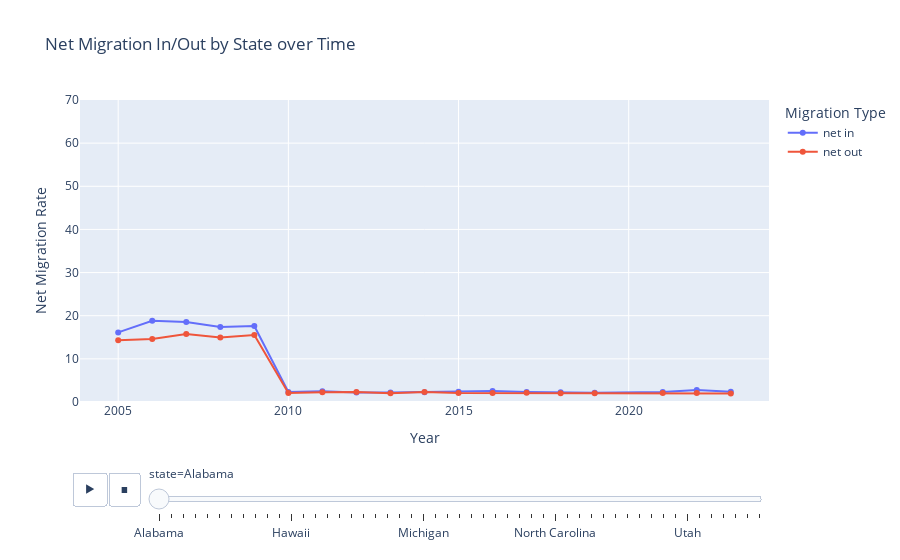

Notebook source saved alongside this figure:
### Code cell
df_long = mig_rates.melt(
    id_vars=["state", "year"],
    value_vars=["net in", "net out"],
    var_name="direction",
    value_name="rate"
)

fig = px.line(
    df_long,
    x="year",
    y="rate",
    color="direction",
    animation_frame="state", 
    title="Net Migration In/Out by State over Time",
    markers=True
)

fig.update_layout(
    xaxis=dict(title="Year"),
    yaxis=dict(title="Net Migration Rate"),
    transition={"duration": 500},
    legend_title_text="Migration Type",
    yaxis_range=[0, 70]
)

fig.show()
df_long

### Figure 1 — Plotly figure (JSON) as saved in the notebook; plotly's stock layout.template omitted (floating-point values rounded to 4 significant figures)
{"data": [{"hovertemplate": "direction=net in<br>state=Alabama<br>year=%{x}<br>rate=%{y}<extra></extra>", "legendgroup": "net in", "line": {"color": "#636efa", "dash": "solid"}, "marker": {"symbol": "circle"}, "mode": "lines+markers", "name": "net in", "orientation": "v", "showlegend": true, "type": "scatter", "x": [2005, 2006, 2007, 2008, 2009, 2010, 2011, 2012, 2013, 2014, 2015, 2016, 2017, 2018, 2019, 2021, 2022, 2023], "xaxis": "x", "y": [16.13, 18.84, 18.57, 17.41, 17.63, 2.299, 2.481, 2.195, 2.177, 2.252, 2.392, 2.541, 2.32, 2.262, 2.161, 2.318, 2.773, 2.361], "yaxis": "y"}, {"hovertemplate": "direction=net out<br>state=Alabama<br>year=%{x}<br>rate=%{y}<extra></extra>", "legendgroup": "net out", "line": {"color": "#EF553B", "dash": "solid"}, "marker": {"symbol": "circle"}, "mode": "lines+markers", "name": "net out", "orientation": "v", "showlegend": true, "type": "scatter", "x": [2005, 2006, 2007, 2008, 2009, 2010, 2011, 2012, 2013, 2014, 2015, 2016, 2017, 2018, 2019, 2021, 2022, 2023], "xaxis": "x", "y": [14.33, 14.62, 15.75, 14.93, 15.54, 2.108, 2.263, 2.297, 2.043, 2.335, 2.111, 2.093, 2.116, 2.043, 2.043, 2.104, 2.07, 1.985], "yaxis": "y"}], "layout": {"legend": {"title": {"text": "Migration Type"}, "tracegroupgap": 0}, "sliders": [{"active": 0, "currentvalue": {"prefix": "state="}, "len": 0.9, "pad": {"b": 10, "t": 60}, "steps": [{"args": [["Alabama"], {"frame": {"duration": 0, "redraw": false}, "fromcurrent": true, "mode": "immediate", "transition": {"duration": 0, "easing": "linear"}}], "label": "Alabama", "method": "animate"}, {"args": [["Alaska"], {"frame": {"duration": 0, "redraw": false}, "fromcurrent": true, "mode": "immediate", "transition": {"duration": 0, "easing": "linear"}}], "label": "Alaska", "method": "animate"}, {"args": [["Arizona"], {"frame": {"duration": 0, "redraw": false}, "fromcurrent": true, "mode": "immediate", "transition": {"duration": 0, "easing": "linear"}}], "label": "Arizona", "method": "animate"}, {"args": [["Arkansas"], {"frame": {"duration": 0, "redraw": false}, "fromcurrent": true, "mode": "immediate", "transition": {"duration": 0, "easing": "linear"}}], "label": "Arkansas", "method": "animate"}, {"args": [["California"], {"frame": {"duration": 0, "redraw": false}, "fromcurrent": true, "mode": "immediate", "transition": {"duration": 0, "easing": "linear"}}], "label": "California", "method": "animate"}, {"args": [["Colorado"], {"frame": {"duration": 0, "redraw": false}, "fromcurrent": true, "mode": "immediate", "transition": {"duration": 0, "easing": "linear"}}], "label": "Colorado", "method": "animate"}, {"args": [["Connecticut"], {"frame": {"duration": 0, "redraw": false}, "fromcurrent": true, "mode": "immediate", "transition": {"duration": 0, "easing": "linear"}}], "label": "Connecticut", "method": "animate"}, {"args": [["Delaware"], {"frame": {"duration": 0, "redraw": false}, "fromcurrent": true, "mode": "immediate", "transition": {"duration": 0, "easing": "linear"}}], "label": "Delaware", "method": "animate"}, {"args": [["District of Columbia "], {"frame": {"duration": 0, "redraw": false}, "fromcurrent": true, "mode": "immediate", "transition": {"duration": 0, "easing": "linear"}}], "label": "District of Columbia ", "method": "animate"}, {"args": [["Florida"], {"frame": {"duration": 0, "redraw": false}, "fromcurrent": true, "mode": "immediate", "transition": {"duration": 0, "easing": "linear"}}], "label": "Florida", "method": "animate"}, {"args": [["Georgia"], {"frame": {"duration": 0, "redraw": false}, "fromcurrent": true, "mode": "immediate", "transition": {"duration": 0, "easing": "linear"}}], "label": "Georgia", "method": "animate"}, {"args": [["Hawaii"], {"frame": {"duration": 0, "redraw": false}, "fromcurrent": true, "mode": "immediate", "transition": {"duration": 0, "easing": "linear"}}], "label": "Hawaii", "method": "animate"}, {"args": [["Idaho"], {"frame": {"duration": 0, "redraw": false}, "fromcurrent": true, "mode": "immediate", "transition": {"duration": 0, "easing": "linear"}}], "label": "Idaho", "method": "animate"}, {"args": [["Illinois"], {"frame": {"duration": 0, "redraw": false}, "fromcurrent": true, "mode": "immediate", "transition": {"duration": 0, "easing": "linear"}}], "label": "Illinois", "method": "animate"}, {"args": [["Indiana"], {"frame": {"duration": 0, "redraw": false}, "fromcurrent": true, "mode": "immediate", "transition": {"duration": 0, "easing": "linear"}}], "label": "Indiana", "method": "animate"}, {"args": [["Iowa"], {"frame": {"duration": 0, "redraw": false}, "fromcurrent": true, "mode": "immediate", "transition": {"duration": 0, "easing": "linear"}}], "label": "Iowa", "method": "animate"}, {"args": [["Kansas"], {"frame": {"duration": 0, "redraw": false}, "fromcurrent": true, "mode": "immediate", "transition": {"duration": 0, "easing": "linear"}}], "label": "Kansas", "method": "animate"}, {"args": [["Kentucky"], {"frame": {"duration": 0, "redraw": false}, "fromcurrent": true, "mode": "immediate", "transition": {"duration": 0, "easing": "linear"}}], "label": "Kentucky", "method": "animate"}, {"args": [["Louisiana"], {"frame": {"duration": 0, "redraw": false}, "fromcurrent": true, "mode": "immediate", "transition": {"duration": 0, "easing": "linear"}}], "label": "Louisiana", "method": "animate"}, {"args": [["Maine"], {"frame": {"duration": 0, "redraw": false}, "fromcurrent": true, "mode": "immediate", "transition": {"duration": 0, "easing": "linear"}}], "label": "Maine", "method": "animate"}, {"args": [["Maryland"], {"frame": {"duration": 0, "redraw": false}, "fromcurrent": true, "mode": "immediate", "transition": {"duration": 0, "easing": "linear"}}], "label": "Maryland", "method": "animate"}, {"args": [["Massachusetts"], {"frame": {"duration": 0, "redraw": false}, "fromcurrent": true, "mode": "immediate", "transition": {"duration": 0, "easing": "linear"}}], "label": "Massachusetts", "method": "animate"}, {"args": [["Michigan"], {"frame": {"duration": 0, "redraw": false}, "fromcurrent": true, "mode": "immediate", "transition": {"duration": 0, "easing": "linear"}}], "label": "Michigan", "method": "animate"}, {"args": [["Minnesota"], {"frame": {"duration": 0, "redraw": false}, "fromcurrent": true, "mode": "immediate", "transition": {"duration": 0, "easing": "linear"}}], "label": "Minnesota", "method": "animate"}, {"args": [["Mississippi"], {"frame": {"duration": 0, "redraw": false}, "fromcurrent": true, "mode": "immediate", "transition": {"duration": 0, "easing": "linear"}}], "label": "Mississippi", "method": "animate"}, {"args": [["Missouri"], {"frame": {"duration": 0, "redraw": false}, "fromcurrent": true, "mode": "immediate", "transition": {"duration": 0, "easing": "linear"}}], "label": "Missouri", "method": "animate"}, {"args": [["Montana"], {"frame": {"duration": 0, "redraw": false}, "fromcurrent": true, "mode": "immediate", "transition": {"duration": 0, "easing": "linear"}}], "label": "Montana", "method": "animate"}, {"args": [["Nebraska"], {"frame": {"duration": 0, "redraw": false}, "fromcurrent": true, "mode": "immediate", "transition": {"duration": 0, "easing": "linear"}}], "label": "Nebraska", "method": "animate"}, {"args": [["Nevada"], {"frame": {"duration": 0, "redraw": false}, "fromcurrent": true, "mode": "immediate", "transition": {"duration": 0, "easing": "linear"}}], "label": "Nevada", "method": "animate"}, {"args": [["New Hampshire"], {"frame": {"duration": 0, "redraw": false}, "fromcurrent": true, "mode": "immediate", "transition": {"duration": 0, "easing": "linear"}}], "label": "New Hampshire", "method": "animate"}, {"args": [["New Jersey"], {"frame": {"duration": 0, "redraw": false}, "fromcurrent": true, "mode": "immediate", "transition": {"duration": 0, "easing": "linear"}}], "label": "New Jersey", "method": "animate"}, {"args": [["New Mexico"], {"frame": {"duration": 0, "redraw": false}, "fromcurrent": true, "mode": "immediate", "transition": {"duration": 0, "easing": "linear"}}], "label": "New Mexico", "method": "animate"}, {"args": [["New York"], {"frame": {"duration": 0, "redraw": false}, "fromcurrent": true, "mode": "immediate", "transition": {"duration": 0, "easing": "linear"}}], "label": "New York", "method": "animate"}, {"args": [["North Carolina"], {"frame": {"duration": 0, "redraw": false}, "fromcurrent": true, "mode": "immediate", "transition": {"duration": 0, "easing": "linear"}}], "label": "North Carolina", "method": "animate"}, {"args": [["North Dakota"], {"frame": {"duration": 0, "redraw": false}, "fromcurrent": true, "mode": "immediate", "transition": {"duration": 0, "easing": "linear"}}], "label": "North Dakota", "method": "animate"}, {"args": [["Ohio"], {"frame": {"duration": 0, "redraw": false}, "fromcurrent": true, "mode": "immediate", "transition": {"duration": 0, "easing": "linear"}}], "label": "Ohio", "method": "animate"}, {"args": [["Oklahoma"], {"frame": {"duration": 0, "redraw": false}, "fromcurrent": true, "mode": "immediate", "transition": {"duration": 0, "easing": "linear"}}], "label": "Oklahoma", "method": "animate"}, {"args": [["Oregon"], {"frame": {"duration": 0, "redraw": false}, "fromcurrent": true, "mode": "immediate", "transition": {"duration": 0, "easing": "linear"}}], "label": "Oregon", "method": "animate"}, {"args": [["Pennsylvania"], {"frame": {"duration": 0, "redraw": false}, "fromcurrent": true, "mode": "immediate", "transition": {"duration": 0, "easing": "linear"}}], "label": "Pennsylvania", "method": "animate"}, {"args": [["Rhode Island"], {"frame": {"duration": 0, "redraw": false}, "fromcurrent": true, "mode": "immediate", "transition": {"duration": 0, "easing": "linear"}}], "label": "Rhode Island", "method": "animate"}, {"args": [["South Carolina"], {"frame": {"duration": 0, "redraw": false}, "fromcurrent": true, "mode": "immediate", "transition": {"duration": 0, "easing": "linear"}}], "label": "South Carolina", "method": "animate"}, {"args": [["South Dakota"], {"frame": {"duration": 0, "redraw": false}, "fromcurrent": true, "mode": "immediate", "transition": {"duration": 0, "easing": "linear"}}], "label": "South Dakota", "method": "animate"}, {"args": [["Tennessee"], {"frame": {"duration": 0, "redraw": false}, "fromcurrent": true, "mode": "immediate", "transition": {"duration": 0, "easing": "linear"}}], "label": "Tennessee", "method": "animate"}, {"args": [["Texas"], {"frame": {"duration": 0, "redraw": false}, "fromcurrent": true, "mode": "immediate", "transition": {"duration": 0, "easing": "linear"}}], "label": "Texas", "method": "animate"}, {"args": [["Utah"], {"frame": {"duration": 0, "redraw": false}, "fromcurrent": true, "mode": "immediate", "transition": {"duration": 0, "easing": "linear"}}], "label": "Utah", "method": "animate"}, {"args": [["Vermont"], {"frame": {"duration": 0, "redraw": false}, "fromcurrent": true, "mode": "immediate", "transition": {"duration": 0, "easing": "linear"}}], "label": "Vermont", "method": "animate"}, {"args": [["Virginia"], {"frame": {"duration": 0, "redraw": false}, "fromcurrent": true, "mode": "immediate", "transition": {"duration": 0, "easing": "linear"}}], "label": "Virginia", "method": "animate"}, {"args": [["Washington"], {"frame": {"duration": 0, "redraw": false}, "fromcurrent": true, "mode": "immediate", "transition": {"duration": 0, "easing": "linear"}}], "label": "Washington", "method": "animate"}, {"args": [["West Virginia"], {"frame": {"duration": 0, "redraw": false}, "fromcurrent": true, "mode": "immediate", "transition": {"duration": 0, "easing": "linear"}}], "label": "West Virginia", "method": "animate"}, {"args": [["Wisconsin"], {"frame": {"duration": 0, "redraw": false}, "fromcurrent": true, "mode": "immediate", "transition": {"duration": 0, "easing": "linear"}}], "label": "Wisconsin", "method": "animate"}, {"args": [["Wyoming"], {"frame": {"duration": 0, "redraw": false}, "fromcurrent": true, "mode": "immediate", "transition": {"duration": 0, "easing": "linear"}}], "label": "Wyoming", "method": "animate"}], "x": 0.1, "xanchor": "left", "y": 0, "yanchor": "top"}], "title": {"text": "Net Migration In/Out by State over Time"}, "transition": {"duration": 500}, "updatemenus": [{"buttons": [{"args": [null, {"frame": {"duration": 500, "redraw": false}, "fromcurrent": true, "mode": "immediate", "transition": {"duration": 500, "easing": "linear"}}], "label": "&#9654;", "method": "animate"}, {"args": [[null], {"frame": {"duration": 0, "redraw": false}, "fromcurrent": true, "mode": "immediate", "transition": {"duration": 0, "easing": "linear"}}], "label": "&#9724;", "method": "animate"}], "direction": "left", "pad": {"r": 10, "t": 70}, "showactive": false, "type": "buttons", "x": 0.1, "xanchor": "right", "y": 0, "yanchor": "top"}], "xaxis": {"anchor": "y", "domain": [0, 1], "title": {"text": "Year"}}, "yaxis": {"anchor": "x", "domain": [0, 1], "range": [0, 70], "title": {"text": "Net Migration Rate"}}}}
